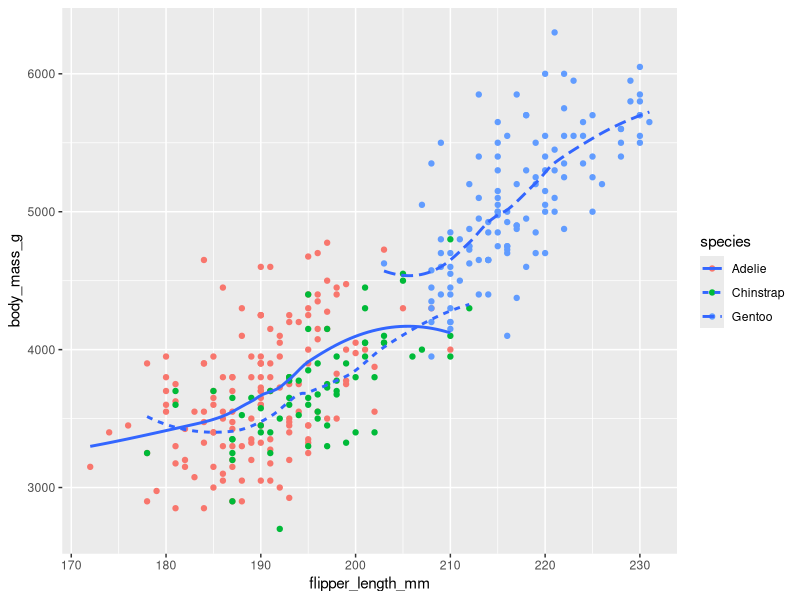

Write R code to recreate this figure. (Note: this script raises an error after producing the figure.)
library(tidyverse)
library(palmerpenguins)


peng <- penguins  # this is redundant, but it allows to view penguins tibble in Environment (upper right corner of RStudio)


## ggplot review
ggplot(data = peng) +
  geom_point(mapping = aes(x = flipper_length_mm, y = body_mass_g, color = species)) +
  geom_smooth(mapping = aes(x = flipper_length_mm, y = body_mass_g , linetype = species), se = FALSE)


## Dataframe (df) Basics
# view partial contents of df
peng
glimpse(peng)

# view full contents of df in seperate viewer
view(peng)

# dimensions 
dim(peng) # number of rows, number of columns

nrow(peng) # number of rows

ncol(peng) # number of columns 

# summary of each column in df 
summary(peng)

# subsetting
peng[,2] # returns tibble 
peng[,"island"] # returns tibble
peng$island # returns list

peng[50,2] # returnes 1x1 tibble
peng[[50,2]] # returns single value

# ------------------------------------------------------------------------------

### CHAPTER 5: Data transformation with dplyr

## mutate - "adds new variables that are functions of existing variables"
?mutate # read help article regarding mutate

#create column body_mass_kg, which converts body_mass_g into kilogram
mutate(peng, body_mass_kg = body_mass_g / 1000)

# create column long_flipper, which contains TRUE if flipper is longer than 190mm
mutate(peng, long_flipper = flipper_length_mm > 190)

# do both mutations in one step
mutate(peng, body_mass_kg = body_mass_g / 1000, 
       long_flipper = flipper_length_mm > 190)

# ------------------------------------------------------------------------------

## select - choose columns 
?select

# Keep columns: species, island, body_mass_g
select(peng, species, island, body_mass_g)

# Keep all columns except "sex" and "year"
select(peng, -c(sex,year))

# Keep all columns relating to the penguin's bill: bill_length_mm, bill_depth_mm (both start with "bill")
select(peng, starts_with("bill"))

# ------------------------------------------------------------------------------

## filter - "picks cases based on their values."
?filter

# Keep all penguins that have a has a bill length larger 55mm
filter(peng, bill_length_mm > 55)

# Keep all penguins that have a bill length longer than 55mm AND are of the "Chinstrap" species 
filter(peng, species == "Chinstrap", bill_length_mm > 55)
filter(peng, species == "Chinstrap" & bill_length_mm > 55)

# Keep all penguins that have a bill_length_mm > 55 OR are "Chinstrap" species 
filter(peng, bill_length_mm > 55 | species == "Chinstrap" )

# Apply more complex logic
filter(peng, species == "Adelie" & island == "Biscoe" & (body_mass_g < 3000 | body_mass_g > 4500))

# ------------------------------------------------------------------------------

## Pipes %>%
# old version to chain multiple operations
peng1 <- mutate(peng, body_mass_kg = body_mass_g / 1000)
peng2 <- select(peng1, species, island, body_mass_kg)
peng3 <- filter(peng2, body_mass_kg > 5.)

# new version using pipes
peng %>% mutate(body_mass_kg = body_mass_g / 1000) %>% 
  select(species, island, body_mass_kg) %>% 
  filter(body_mass_kg > 5.)

# ------------------------------------------------------------------------------

## Task Set #1: 
summary(p2)
# 1) mutate: create column approx_area, which is the product of bill length and depth; save resulting dataframe to p1


# 2) select: remove bill_length_mm, bill_depth_mm, and flipper_length_mm columns from p1; save resulting dataframe to p2. 



# 3) filter: keep all penguins in dataframe p2 where the body_mass_kg is between 3000g and 5000g; save resulting dataframe to p3



# 4) Repeat questions 1-3 using the pipe operator ( %>% ); this means that the dataframes (p1, p2) are no longer necessary 



# 5) Bonus: add ggplot to the end of the piped statement from #4


# 6) Bonus: keep all penguins of dataframe "peng" where the bill_length is greater than the mean bill length using mean() within the filter function.
# If the results look weird, check the documentation for mean: ?mean


# 7) Keep all columns relating to length: bill_length_mm, flipper_length_mm. Use a selection helper. 



# ------------------------------------------------------------------------------

## summarise
?summarise

summarise(peng, avg_mass = mean(body_mass_g, na.rm = TRUE)) # without pipe
peng %>% summarise(avg_mass = mean(body_mass_g, na.rm = TRUE)) # with pipe

## group_by
peng %>% group_by(species) # note the "Groups" specification in the output -> 3 groups
peng %>% group_by(species, year) # -> 9 groups (3 species * 3 years)

# group_by + summarise

# find how many penguin observations were on each island and species 
peng %>% 
  group_by(species, island) %>% 
  summarise(penguin_cnt = n())

peng %>% 
  group_by(species, island) %>% 
  count()

peng %>% 
  group_by(species, island) %>%
  tally()


# find mean body mass for each penguin species: first group then summarise
peng %>% 
  group_by(species) %>%
  summarise(avg_mass = mean(body_mass_g, na.rm = TRUE))

# find max body mass for each species and island
peng %>% 
  group_by(species, island) %>%
  summarise(max_mass = max(body_mass_g, na.rm = TRUE))

# group_by + mutate + ungroup
peng %>% # without grouping
  mutate(max_mass = max(body_mass_g, na.rm = TRUE))

peng %>%
  group_by(sex) %>% # with grouping
  mutate(max_mass = max(body_mass_g, na.rm = TRUE)) %>% 
  ungroup()

# ------------------------------------------------------------------------------

## arrange
arrange(peng, bill_length_mm) # sort by bill_length_mm in ascending order
arrange(peng, desc(bill_length_mm)) # sort by bill_length_mm in descending order

arrange(peng, island, desc(bill_length_mm)) # sort by island (A -> Z) and then by bill_length_mm in descending order

# ------------------------------------------------------------------------------

## rename columns (NEW NAME = OLD NAME)
?rename
rename(peng, bl = bill_length_mm)
rename(peng, bl = bill_length_mm, fl = flipper_length_mm)

# ------------------------------------------------------------------------------

## Problem Set #2 

# 1) Calculate the median bill length per sex and year. 


# 2) For each penguin, calculate the difference it's bill_length and the mean bill_length for all penguins


# 3) For each penguin, calculate the difference it's bill_length and the mean bill_length for that penguin's species


# 4) using arrange, what species of penguin generally has shortest flippers?


# 5) using arrange, what island can you find the heaviest penguin?




